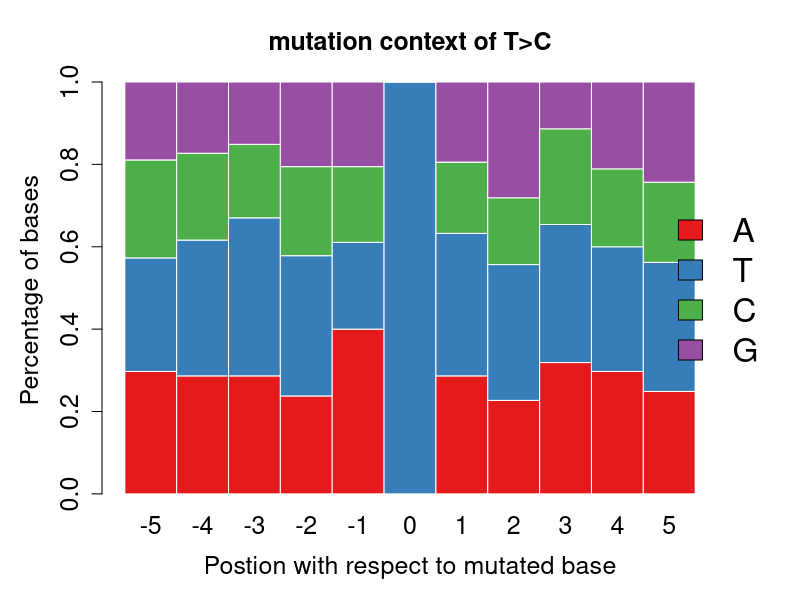

This figure's R source:
library(RColorBrewer)
setwd("test.out")
a<-read.table("mutation_context_TC.txt",header=T,sep="\t",row.names=1,check.names=F)
a.matrix=as.matrix(a)
n<-sum(a.matrix[,1])
b.matrix<-a.matrix/n
png("mutation_context_TC.png",width=800,height=600)
par(mar=c(5,5,4,4)+0.1,xpd=T)
barplot(b.matrix,col=brewer.pal(4,"Set1"),border=FALSE,space=c(0),xlab="Postion with respect to mutated base",ylab="Percentage of bases",main="mutation context of T>C",cex.axis=1.5,cex.lab=1.5,cex.main=1.5,cex.names=1.5)
legend("right",legend=row.names(b.matrix),bty="n",horiz=F,fill=brewer.pal(4,"Set1"),inset=c(-0.09,0),cex=2)
dev.off()
